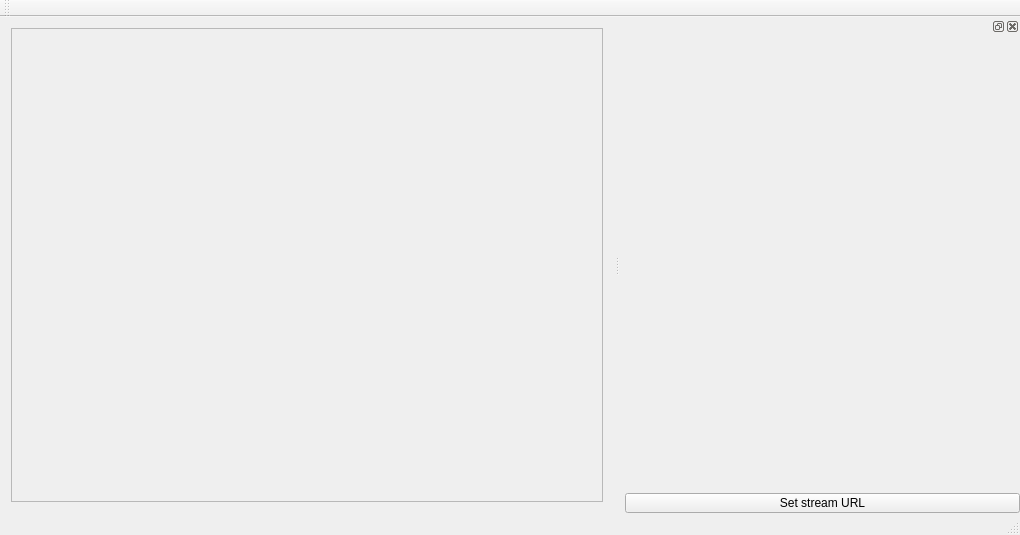
<?xml version="1.0" encoding="UTF-8"?>
<ui version="4.0">
 <class>SimMapWindow</class>
 <widget class="QMainWindow" name="SimMapWindow">
  <property name="geometry">
   <rect>
    <x>0</x>
    <y>0</y>
    <width>1020</width>
    <height>535</height>
   </rect>
  </property>
  <property name="windowTitle">
   <string>MainWindow</string>
  </property>
  <widget class="QWidget" name="centralQWidget">
   <property name="enabled">
    <bool>true</bool>
   </property>
   <layout class="QHBoxLayout" name="horizontalLayout">
    <item>
     <widget class="QScrollArea" name="scrollArea">
      <property name="lineWidth">
       <number>1</number>
      </property>
      <property name="verticalScrollBarPolicy">
       <enum>Qt::ScrollBarAlwaysOff</enum>
      </property>
      <property name="horizontalScrollBarPolicy">
       <enum>Qt::ScrollBarAlwaysOff</enum>
      </property>
      <property name="widgetResizable">
       <bool>false</bool>
      </property>
      <property name="alignment">
       <set>Qt::AlignCenter</set>
      </property>
      <widget class="MapWidget" name="mapWidget">
       <property name="enabled">
        <bool>true</bool>
       </property>
       <property name="geometry">
        <rect>
         <x>0</x>
         <y>0</y>
         <width>900</width>
         <height>900</height>
        </rect>
       </property>
      </widget>
     </widget>
    </item>
   </layout>
  </widget>
  <widget class="QMenuBar" name="menuBar">
   <property name="geometry">
    <rect>
     <x>0</x>
     <y>0</y>
     <width>1020</width>
     <height>21</height>
    </rect>
   </property>
  </widget>
  <widget class="QToolBar" name="mainToolBar">
   <attribute name="toolBarArea">
    <enum>TopToolBarArea</enum>
   </attribute>
   <attribute name="toolBarBreak">
    <bool>false</bool>
   </attribute>
  </widget>
  <widget class="QStatusBar" name="statusBar"/>
  <widget class="QDockWidget" name="dockWidget">
   <property name="minimumSize">
    <size>
     <width>400</width>
     <height>400</height>
    </size>
   </property>
   <attribute name="dockWidgetArea">
    <number>2</number>
   </attribute>
   <widget class="QWidget" name="dockWidgetContents">
    <layout class="QVBoxLayout" name="verticalLayout_2" stretch="0,0">
     <property name="spacing">
      <number>0</number>
     </property>
     <property name="leftMargin">
      <number>5</number>
     </property>
     <property name="topMargin">
      <number>0</number>
     </property>
     <property name="rightMargin">
      <number>0</number>
     </property>
     <property name="bottomMargin">
      <number>0</number>
     </property>
     <item>
      <widget class="VlcWidgetVideo" name="video" native="true">
       <property name="sizePolicy">
        <sizepolicy hsizetype="Preferred" vsizetype="Preferred">
         <horstretch>0</horstretch>
         <verstretch>0</verstretch>
        </sizepolicy>
       </property>
      </widget>
     </item>
     <item>
      <widget class="QPushButton" name="setStreamUrl">
       <property name="sizePolicy">
        <sizepolicy hsizetype="Minimum" vsizetype="Fixed">
         <horstretch>0</horstretch>
         <verstretch>0</verstretch>
        </sizepolicy>
       </property>
       <property name="minimumSize">
        <size>
         <width>0</width>
         <height>10</height>
        </size>
       </property>
       <property name="maximumSize">
        <size>
         <width>16777215</width>
         <height>20</height>
        </size>
       </property>
       <property name="text">
        <string>Set stream URL</string>
       </property>
      </widget>
     </item>
    </layout>
    <zorder>setStreamUrl</zorder>
    <zorder>video</zorder>
   </widget>
  </widget>
  <action name="actionOpenUrl">
   <property name="text">
    <string>Open URL</string>
   </property>
  </action>
 </widget>
 <layoutdefault spacing="6" margin="11"/>
 <customwidgets>
  <customwidget>
   <class>VlcWidgetVideo</class>
   <extends>QWidget</extends>
   <header>vlc-qt/WidgetVideo.h</header>
   <container>1</container>
   <slots>
    <signal>fullscreen()</signal>
    <slot>toggleFullscreen()</slot>
   </slots>
  </customwidget>
  <customwidget>
   <class>MapWidget</class>
   <extends>QWidget</extends>
   <header>mapwidget.h</header>
   <container>1</container>
  </customwidget>
 </customwidgets>
 <resources/>
 <connections/>
</ui>
